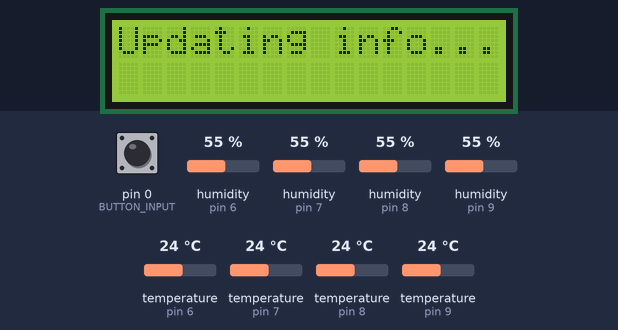
A sketch run on a simulated Arduino Uno, built with avr-gcc and run on an emulated ATmega328P. Parts: 16×2 character LCD. Inputs (shaded band) come from the test bench; at power-on: pin 0 (BUTTON_INPUT) LOW, humidity (sensors on pin 6, pin 7, pin 8, pin 9) 55 %, temperature (sensors on pin 6, pin 7, pin 8, pin 9) 24 °C.

Above: at 2.2 s.
2.3 s: pin 0 (BUTTON_INPUT) pulled HIGH for 3.2 s
At 4.8 s:
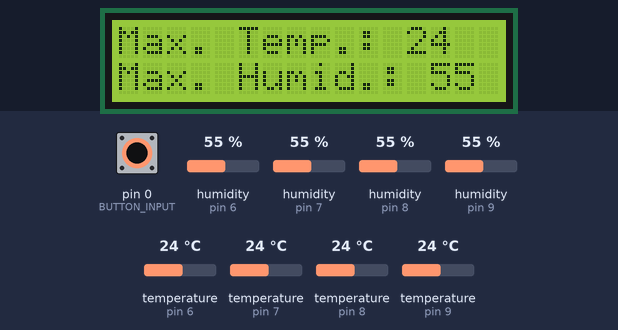
12.2 s: humidity (sensor on pin 6) set to 22 %
26.2 s: humidity (sensor on pin 7) set to 22 %
At 36.69 s:
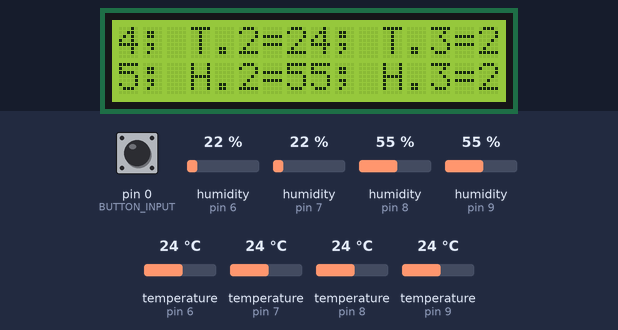
38.0 s: humidity (sensor on pin 8) set to 22 %
At 47.26 s:
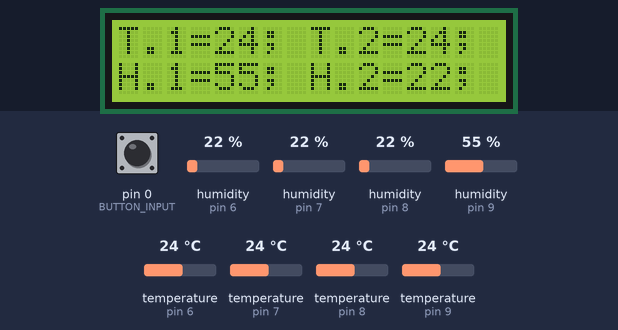
48.5 s: humidity (sensor on pin 9) set to 22 %
At 59.38 s:
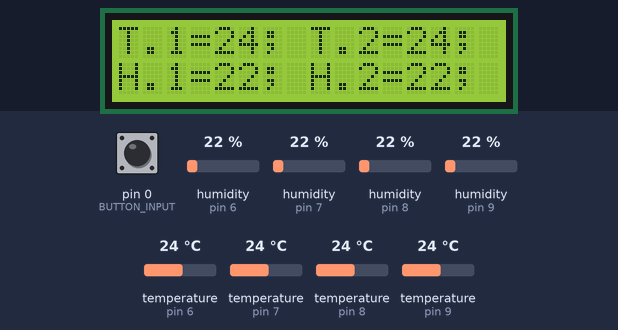
60.6 s: temperature (sensor on pin 6) set to 12 °C
At 75.45 s:
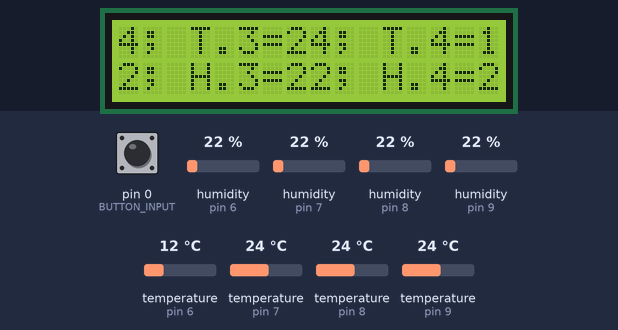

The sketch:

arduino.ino
```cpp
// include the library code:
#include <LiquidCrystal.h>
#include <DHT.h>

// initialize the library by associating any needed LCD interface pin
// with the arduino pin number it is connected to
const int rs = 12, en = 11, d4 = 5, d5 = 4, d6 = 3, d7 = 2;
LiquidCrystal lcd(rs, en, d4, d5, d6, d7);

#define DHT1PIN 9       // Digital pin connected to the DHT1 sensor
#define DHT2PIN 8       // Digital pin connected to the DHT1 sensor
#define DHT3PIN 7       // Digital pin connected to the DHT1 sensor
#define DHT4PIN 6       // Digital pin connected to the DHT1 sensor
#define DHTTYPE DHT11   // Type: DHT 11

DHT dht1(DHT1PIN, DHTTYPE);
DHT dht2(DHT2PIN, DHTTYPE);
DHT dht3(DHT3PIN, DHTTYPE);
DHT dht4(DHT4PIN, DHTTYPE);

const byte BUTTON_INPUT = 0;  // Button pin

int MAX_TEMP = 0;
int MAX_HUM = 0;

// actual sensor temperature
int TSENS1 = 0;
int TSENS2 = 0;
int TSENS3 = 0;
int TSENS4 = 0;

// actual sensor humidity
int HSENS1 = 0;
int HSENS2 = 0;
int HSENS3 = 0;
int HSENS4 = 0;

// this one contain number of frames before update, using 32, max 40
int FRAMES_BEFORE_UPDATE = 0;


void checkMaximums(){
  if(TSENS1 > MAX_TEMP) MAX_TEMP = TSENS1;
  if(TSENS2 > MAX_TEMP) MAX_TEMP = TSENS2;
  if(TSENS3 > MAX_TEMP) MAX_TEMP = TSENS3;
  if(TSENS4 > MAX_TEMP) MAX_TEMP = TSENS4;

  if(HSENS1 > MAX_TEMP) MAX_HUM = HSENS1;
  if(HSENS2 > MAX_TEMP) MAX_HUM = HSENS2;
  if(HSENS3 > MAX_TEMP) MAX_HUM = HSENS3;
  if(HSENS4 > MAX_TEMP) MAX_HUM = HSENS4;
}

void setNANstoERRCodes(){
  // -1 is error code
  if(isnan(HSENS1)) HSENS1 = -1;
  if(isnan(HSENS2)) HSENS2 = -1;
  if(isnan(HSENS3)) HSENS3 = -1;
  if(isnan(HSENS4)) HSENS4 = -1;

  if(isnan(TSENS1)) TSENS1 = -1;
  if(isnan(TSENS2)) TSENS2 = -1;
  if(isnan(TSENS3)) TSENS3 = -1;
  if(isnan(TSENS4)) TSENS4 = -1;
}

void readInfoFromSensors(){
  // forcing to read humidity
  HSENS1 = dht1.readHumidity(true);
  HSENS2 = dht2.readHumidity(true);
  HSENS3 = dht3.readHumidity(true);
  HSENS4 = dht4.readHumidity(true);
  // reading Celcium temperature
  TSENS1 = dht1.readTemperature();
  TSENS2 = dht2.readTemperature();
  TSENS3 = dht3.readTemperature();
  TSENS4 = dht4.readTemperature();
}

void printInfoBlocs(){
  // clearing lcd once again to write info
  lcd.clear();
  lcd.home();

  // form blocs of Temp. data
  lcd.print("T.1=");  // 4 chars
  lcd.print(TSENS1);  // aprox 2 chars
  lcd.print("; ");    // 2 more

  lcd.print("T.2=");
  lcd.print(TSENS2);
  lcd.print("; ");

  lcd.print("T.3=");
  lcd.print(TSENS3);
  lcd.print("; ");

  lcd.print("T.4=");
  lcd.print(TSENS4);
  lcd.print("; ");

  // changing cursor position
  lcd.setCursor(0, 1);

  // form blocs of Humidity
  lcd.print("H.1=");  // 4 chars
  lcd.print(HSENS1);  // aprox 2 chars
  lcd.print("; ");    // 2 more

  lcd.print("H.2=");
  lcd.print(HSENS2);
  lcd.print("; ");

  lcd.print("H.3=");
  lcd.print(HSENS3);
  lcd.print("; ");

  lcd.print("H.4=");
  lcd.print(HSENS4);
  lcd.print("; ");
  delay(400);
}


void setup() {
  // begin DHT's
  dht1.begin();
  dht2.begin();
  dht3.begin();
  dht4.begin();
  // set up the LCD's number of columns and rows:
  lcd.begin(16, 2);
  // greetings
  lcd.print(" Hello, Pups!!! ");
  delay(1000);
  lcd.clear();
  lcd.home();
  // init button pin
  pinMode(BUTTON_INPUT, INPUT); //установка вывода №0 Arduino как входного порта
}

void loop() {
  if(digitalRead(BUTTON_INPUT) == HIGH){
    // cleaning input before
    lcd.clear();
    lcd.home();

    // printing Max. Temperature
    lcd.print("Max. Temp.: ");
    lcd.print(MAX_TEMP);
    lcd.setCursor(0, 1);
    // printing Max. Humidity
    lcd.print("Max. Humid.: ");
    lcd.print(MAX_HUM);
    delay(5000);

    // and cleaning once again
    lcd.clear();
    lcd.home();

    // update info
    FRAMES_BEFORE_UPDATE = 0;
  } else {
    if(FRAMES_BEFORE_UPDATE == 0){
      // updating
      lcd.clear();
      lcd.home();
      lcd.print("Updating info...");
      delay(2000);

      // reading info about Temp. and Hum.
      // usually taking 50 ms; but
      // can be delays up to 2 secs
      // (very slow hardware):

      // reading info from sensors
      readInfoFromSensors();

      // checking if info from hardware is correct and set 0 if NAN
      setNANstoERRCodes();

      // updating Temp and Humidity maximums
      checkMaximums();

      // updating num of sets of frames
      FRAMES_BEFORE_UPDATE = 32;

      // printing blocs of data
      printInfoBlocs();
    } else {
      FRAMES_BEFORE_UPDATE--; // decrementing frames
      lcd.scrollDisplayLeft();// shifting data left
      delay(300);              // delaying
    }
  }
}
```

Measured:
- after the input at 2.3 s, the display: first differs from a run without the input after 1.3 s (image 1)
- what the display in image 3 shows lasts 0.4 s, from 47.1 s to 47.5 s
